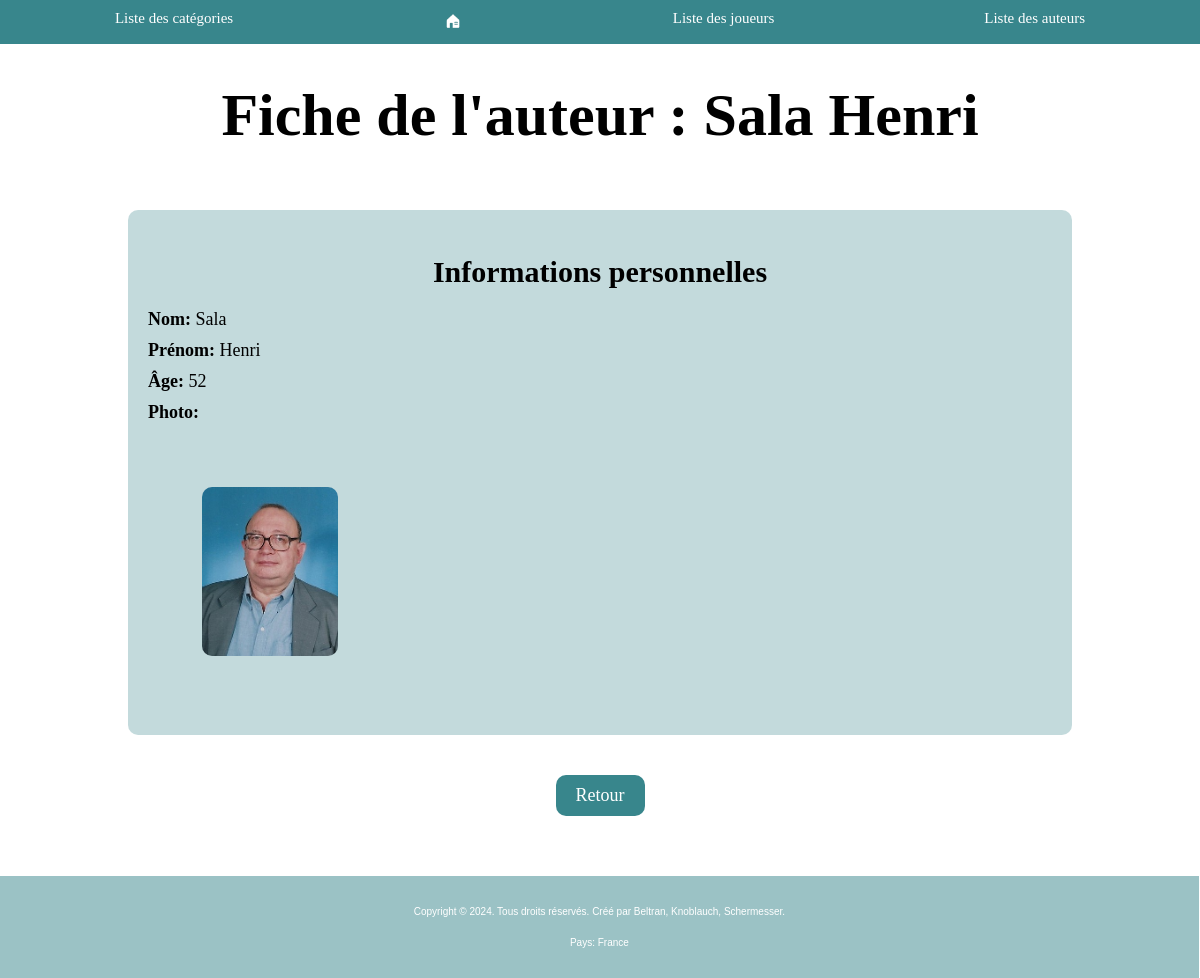
Page /affiche_auteurs/2/ on the committed database.
### ludotheque/models.py (models this page shows, shortened)
class Auteurs(models.Model):
    nom = models.CharField(max_length=100)
    prenom = models.CharField(max_length=100)
    age = models.CharField(max_length=100)
    photo = models.ImageField(upload_to='images/', blank=True, null=True)

### ludotheque/views_auteurs.py (the view)
# urls.py: path('affiche_auteurs/<int:id>/', views_auteurs.auteurs_affiche),
def auteurs_affiche(request, id):
    auteurs = models.Auteurs.objects.get(pk=id)
    return render(request, "auteurs/affiche.html", {"auteurs": auteurs})

### ludotheque/templates/auteurs/affiche.html (shortened to what this page needs)
<!DOCTYPE html>
<html lang="en">
{% load static %}
<head>
    <link rel="stylesheet" type="text/css" href="{% static 'main.css' %}"/>
</head>
<body>
{% include 'main_nav.html' %}
<div class="containerSecond">
    <h1 class="mainTitle">Fiche de l'auteur : {{ auteurs.nom }} {{ auteurs.prenom }}</h1>
    <article class="playerInfo">
        <h2>Informations personnelles</h2>
        <p><strong>Nom:</strong> {{ auteurs.nom }}</p>
        <p><strong>Prénom:</strong> {{ auteurs.prenom }}</p>
        <p><strong>Âge:</strong> {{ auteurs.age }}</p>
        <p><strong>Photo:</strong></p>
        {% if auteurs.photo %}
            <img src="{{ auteurs.photo.url }}" class="imgAffiche">
        {% else %}
             <p>No image available</p>
        {% endif %}
    </article>
<a class="backButton" href="/index_auteurs">Retour</a>
</div>
{% include 'main_footer.html' %}
</body>
</html>

### ludotheque/static/main.css (style rules this page uses)
* { text-decoration: none; box-sizing: border-box; }
body { padding: 0; margin: 0; }
.imgAffiche { width: 25%; height: auto; border-radius: 10px; margin: 6% 0 6% 6%; }
.mainTitle { margin-top: 6%; text-align: center; font-size: 60px; }
.containerSecond { display: flex; flex-direction: column; align-items: center; padding: 10px; }
.addButton, .backButton { margin: 20px; padding: 10px 20px; background-color: rgb(56, 134, 140); color: white; border: none; border-radius: 10px; text-decoration: none; font-size: 18px; transition: background-color 0.3s; }
.playerInfo, .playerComments { width: 80%; background-color: rgba(56, 134, 140, 0.3); border-radius: 10px; padding: 20px; margin: 20px 0; }
.playerInfo h2, .playerComments h2 { text-align: center; font-size: 30px; margin-bottom: 20px; }
.playerInfo p, .playerComments p { font-size: 18px; margin: 10px 0; }
.imgAffiche { width: 15%; height: auto; border-radius: 10px; margin: 6% 0 6% 6%; }

### rows in the picture
Auteurs: nom "Sala", prenom "Henri", age "52", photo (picture)
